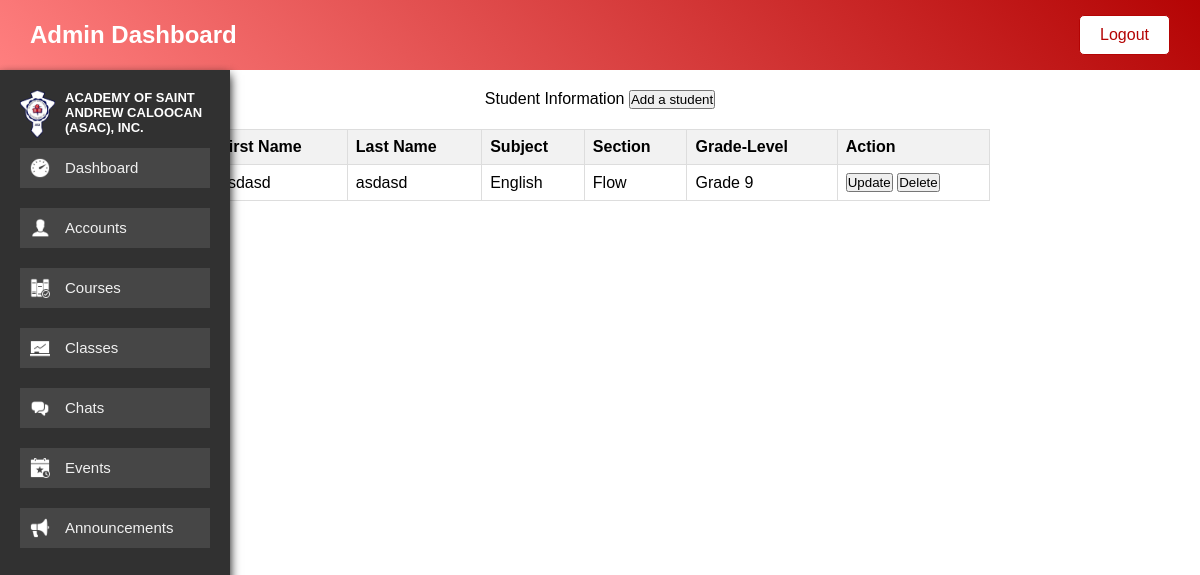
The app's page /Admin/account.php with its own data.
### tables this page shows
CREATE TABLE `tbl_student` (
  `SID` int(11) NOT NULL,
  `first_name` varchar(255) NOT NULL,
  `last_name` varchar(255) NOT NULL,
  `phone_number` int(255) NOT NULL,
  `address` varchar(255) NOT NULL,
  `email` varchar(255) NOT NULL,
  `password` varchar(255) NOT NULL,
  `studentID` int(11) NOT NULL
);

CREATE TABLE `tbl_subject` (
  `subID` int(11) NOT NULL,
  `subject` varchar(255) NOT NULL,
  `subject_code` varchar(255) DEFAULT NULL,
  `grade_level` varchar(255) DEFAULT NULL
);

CREATE TABLE `tbl_section` (
  `secID` int(11) NOT NULL,
  `section` varchar(255) NOT NULL,
  `section_code` varchar(255) DEFAULT NULL
);

CREATE TABLE `tbl_gradelevel` (
  `gradeID` int(11) NOT NULL,
  `grade_level` varchar(255) NOT NULL
);

### Admin/account.php (the view, shortened to what this page needs)
<!DOCTYPE html>
<html>
    <head>
        <link rel="stylesheet" type="text/css" href="../css_admin/stud.css">
        <body>
            <?php include_once 'navs/nav.php'; ?>
            <center>
                        <table id="account_table">
                            <thead>
                                <tr>
                                    <div class = "container1">
                                    Student Information
                                    <button type="button" id= "add_student">Add a student</button>
                                    </div>
                                    <div id="main-modal" class="modal">
                                        <div class="modal-content">
                                        <th>First Name</th>
                                        <th>Last Name</th>
                                        <th>Subject</th>
                                        <th>Section</th>
                                        <th>Grade-Level</th>
                                        <th>Action</th>
                                    </div>
                                </tr>
                            </thead>
                        <tbody>
                            <?php
                                    include 'connect.php';
                                        $sQuery =
                                        "SELECT
                                        s.SID,
                                        s.first_name,
                                        s.last_name,
                                        sub.subject,
                                        sec.section,
                                        grd.grade_level
                                    FROM
                                        tbl_student AS s
                                    INNER JOIN
                                        tbl_subject AS sub ON s.SID = sub.subID
                                    INNER JOIN
                                        tbl_section AS sec ON s.SID = sec.secID
                                    INNER JOIN
                                        tbl_gradelevel AS grd ON s.SID = grd.gradeID
                                        ";
                                        $results = $conn ->prepare($sQuery);
                                        $results->execute();
                                        $results = $results->get_result();
                                        if ($results->num_rows > 0)
                                        {
                                            while ($row = $results->fetch_assoc())
                                            {
                                                echo "<tr>
                                                        <td>{$row['first_name']}</td>
                                                        <td>{$row['last_name']}</td>
                                                        <td>{$row['subject']}</td>
                                                        <td>{$row['section']}</td>
                                                        <td>{$row['grade_level']}</td>
                                                        <td><button type='button' class='btn' onclick=\"window.location.href='update_student.php?id=" .
                                                        $row["SID"] .
                                                        "'\">Update</button>
                                                        <button type='button' class='btn' onclick=\"window.location.href='student_delete.php?id=" .
                                                        $row["SID"] .
                                                        "'\">Delete</button>
                                                        </td>
                                                      </tr>";
                                            }
                                        }
                                        else
                                        {
                                            echo "<tr><td colspan='3'>No students found</td></tr>";
                                        }
                                    ?>
                        </tbody>
            </table>
            </center>
        </body>
    </head>
</html>

### css_admin/stud.css (style rules this page uses)
#account_table { width: 65%; border-collapse: collapse; }
#account_table th, #account_table td { border: 1px solid #ddd; padding: 8px; text-align: left; }
#account_table th { background-color: #f2f2f2; font-weight: bold; }
.modal { display: none; position: fixed; z-index: 1; left: 0; top: 0; width: 100%; height: 100%; overflow: auto; background-color: rgb(0,0,0); background-color: rgba(0,0,0,0.4); padding-top: 60px; }
.modal-content { background-color: #fefefe; margin: 5% auto; padding: 20px; border: 1px solid #888; width: 80%; max-width: 600px; }
.container1 { margin-top: 20px; margin-bottom: 20px; }

### css_admin/dash.css (style rules this page uses)
* { margin: 0; padding: 0; box-sizing: border-box; font-family: 'Arial', sans-serif; }
html { scroll-behavior: smooth; }

### records on screen
tbl_student: first_name "asdasd", last_name "asdasd", tbl_subject.subject "English", tbl_section.section "Flow", tbl_gradelevel.grade_level "Grade 9"
